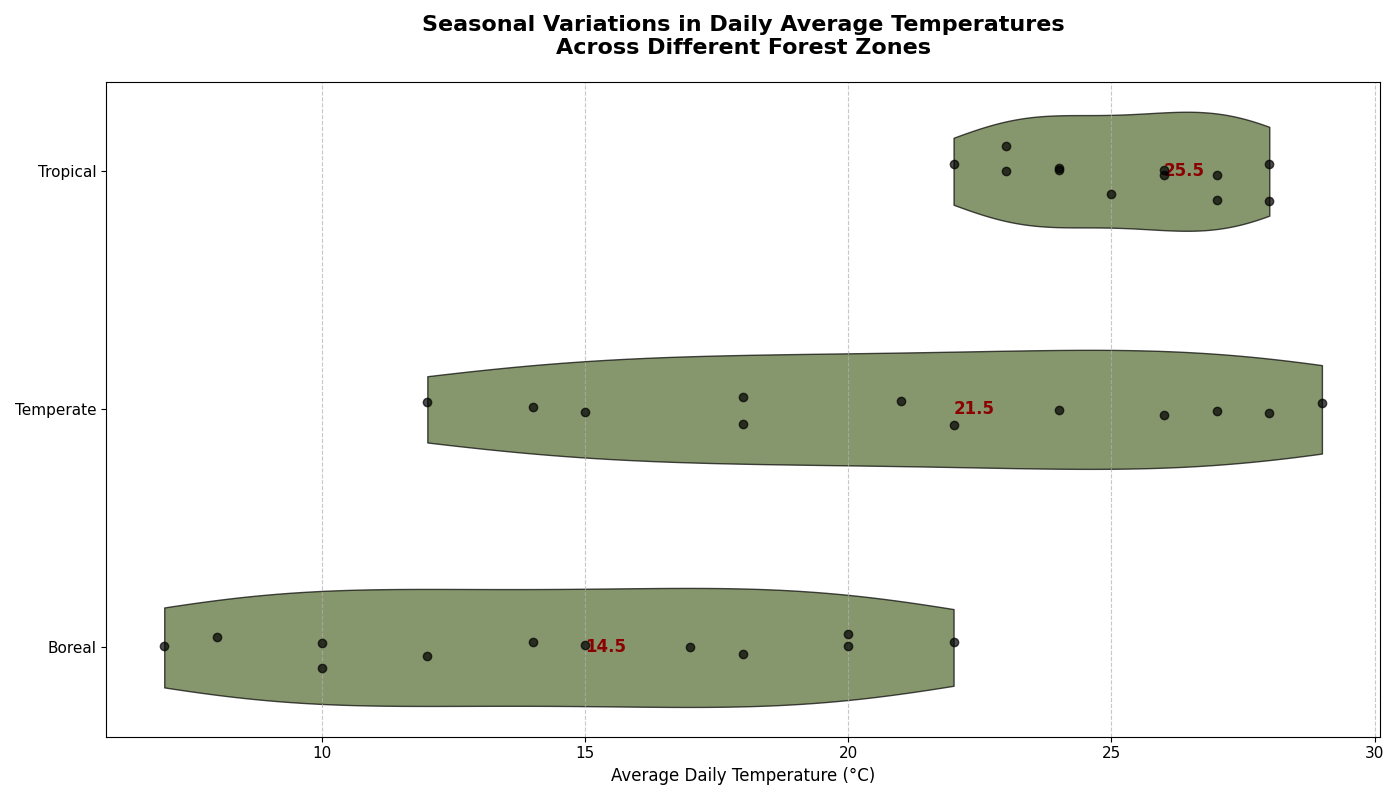

Reproduce this figure in Python.
import matplotlib.pyplot as plt
import numpy as np

boreal_temperatures = [7, 10, 12, 15, 17, 20, 22, 20, 18, 14, 10, 8]
temperate_temperatures = [12, 15, 18, 21, 24, 27, 29, 28, 26, 22, 18, 14]
tropical_temperatures = [22, 23, 24, 25, 26, 27, 28, 28, 27, 26, 24, 23]
data = [boreal_temperatures, temperate_temperatures, tropical_temperatures]

forest_zones = ['Boreal', 'Temperate', 'Tropical']
fig, ax = plt.subplots(figsize=(14, 8))

vparts = ax.violinplot(data, showmeans=False, showmedians=False, showextrema=False, vert=False)

consistent_color = '#556B2F'

for pc in vparts['bodies']:
    pc.set_facecolor(consistent_color)
    pc.set_edgecolor('black')
    pc.set_alpha(0.7)

for i, temp_data in enumerate(data):
    y = np.random.normal(i + 1, 0.04, size=len(temp_data))
    ax.scatter(temp_data, y, alpha=0.7, color='black', zorder=5)

for i, forest_data in enumerate(data):
    median_val = np.median(forest_data)
    ax.text(median_val + 0.5, i + 1, f'{median_val:.1f}', verticalalignment='center', fontsize=12, color='darkred', weight='bold')

ax.set_title('Seasonal Variations in Daily Average Temperatures\nAcross Different Forest Zones', fontsize=16, weight='bold', pad=20)
ax.set_xlabel('Average Daily Temperature (°C)', fontsize=12)
ax.set_yticks(range(1, len(forest_zones) + 1))
ax.set_yticklabels(forest_zones)
ax.xaxis.grid(True, linestyle='--', alpha=0.7)
plt.xticks(fontsize=11)
plt.yticks(fontsize=11)

plt.tight_layout()

plt.show()
